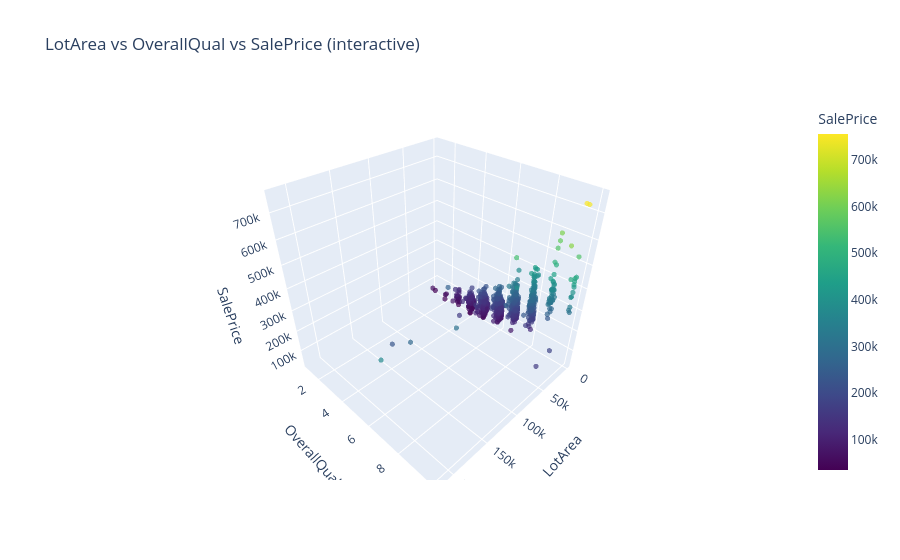

Write notebook code for a chart like this one.
### Markdown cell above
## 6. 3D scatter plot: LotArea, OverallQual, and SalePrice

Create a 3D scatter plot with `LotArea` on the x-axis, `OverallQual` on the y-axis, and `SalePrice` on the z-axis. Color the points by sale price.

**Hints:**
- For matplotlib: use `plt.axes(projection='3d')` then `ax.scatter()`
- For plotly: use `px.scatter_3d()` for an interactive version
- Use `FuncFormatter` to scale the lot area and sale price axes to thousands
- Use `cmap='viridis'` and add a colorbar

### Code cell
# Create a 3D scatter plot
fig = plt.figure(figsize=(10, 8))
ax = plt.axes(projection='3d')

p = ax.scatter(
    df['LotArea'], df['OverallQual'], df['SalePrice'],
    c=df['SalePrice'], cmap='viridis', alpha=0.6
)

ax.set_xlim(0, 30000)  # tame the lot-area outliers again
ax.set_xlabel('Lot Area (thousands sq ft)')
ax.set_ylabel('Overall Quality')
ax.set_zlabel('Sale Price (thousands $)')
ax.xaxis.set_major_formatter(thousands)
ax.zaxis.set_major_formatter(thousands)

fig.colorbar(p, ax=ax, shrink=0.5, label='Sale Price ($)')
plt.title('LotArea vs OverallQual vs SalePrice')
plt.tight_layout()
plt.show()

plt.show()

import plotly.express as px

fig = px.scatter_3d(
    df, x='LotArea', y='OverallQual', z='SalePrice',
    color='SalePrice', color_continuous_scale='viridis', opacity=0.7,
    title='LotArea vs OverallQual vs SalePrice (interactive)'
)
fig.update_traces(marker=dict(size=3))
fig.show()

### Figure 1 — Plotly figure (JSON) as saved in the notebook; plotly's stock layout.template omitted (floating-point values rounded to 4 significant figures; data arrays with more than 128 entries replaced by an {"elided": "..."} marker saying what was removed)
{"data": [{"hovertemplate": "LotArea=%{x}<br>OverallQual=%{y}<br>SalePrice=%{marker.color}<extra></extra>", "legendgroup": "", "marker": {"color": {"elided": "1460 int values"}, "coloraxis": "coloraxis", "opacity": 0.7, "size": 3, "symbol": "circle"}, "mode": "markers", "name": "", "scene": "scene", "showlegend": false, "type": "scatter3d", "x": {"elided": "1460 int values"}, "y": {"elided": "1460 int values"}, "z": {"elided": "1460 int values"}}], "layout": {"coloraxis": {"colorbar": {"title": {"text": "SalePrice"}}, "colorscale": [[0, "#440154"], [0.1111, "#482878"], [0.2222, "#3e4989"], [0.3333, "#31688e"], [0.4444, "#26828e"], [0.5556, "#1f9e89"], [0.6667, "#35b779"], [0.7778, "#6ece58"], [0.8889, "#b5de2b"], [1, "#fde725"]]}, "legend": {"tracegroupgap": 0}, "scene": {"domain": {"x": [0, 1], "y": [0, 1]}, "xaxis": {"title": {"text": "LotArea"}}, "yaxis": {"title": {"text": "OverallQual"}}, "zaxis": {"title": {"text": "SalePrice"}}}, "title": {"text": "LotArea vs OverallQual vs SalePrice (interactive)"}}}
